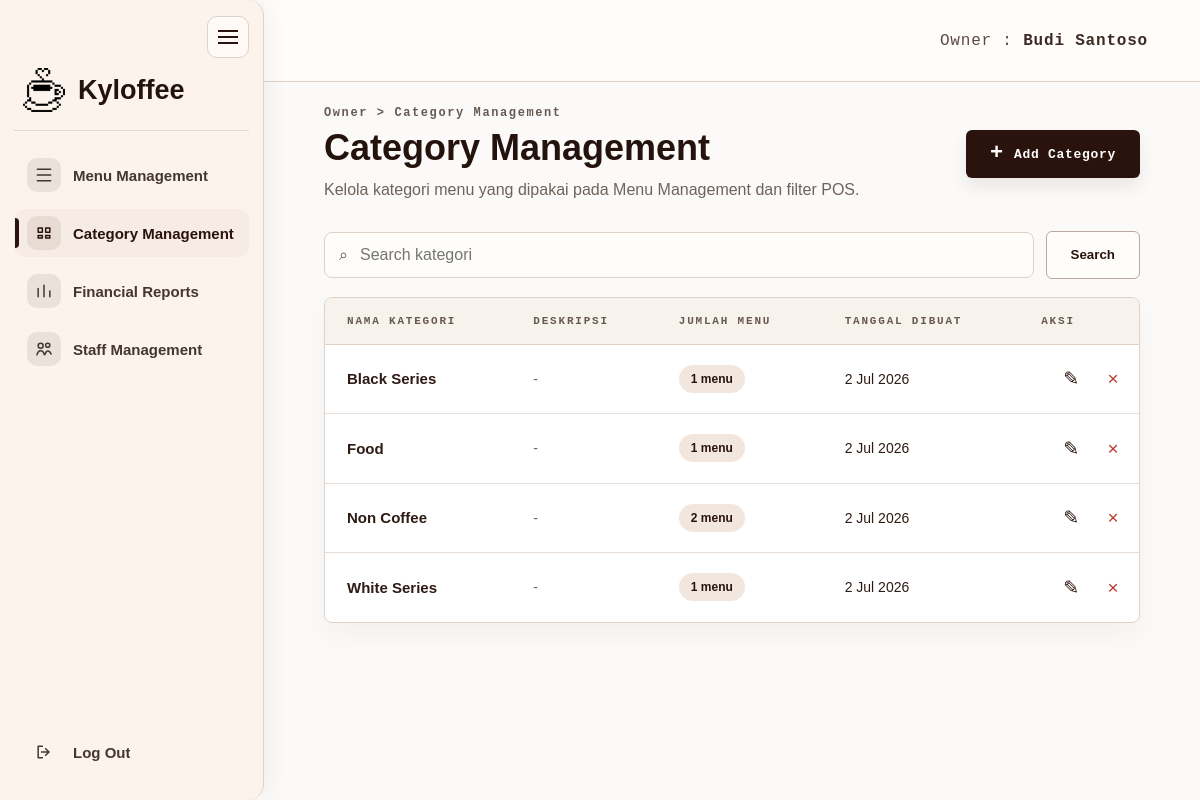
Page /owner/categories (signed in) on the committed database.
### tables this page shows
CREATE TABLE categories (
                id INTEGER PRIMARY KEY AUTOINCREMENT,
                name TEXT NOT NULL,
                name_key TEXT NOT NULL UNIQUE,
                description TEXT,
                created_at TIMESTAMP DEFAULT CURRENT_TIMESTAMP,
                updated_at TIMESTAMP DEFAULT CURRENT_TIMESTAMP
            );

### app.py (the view, shortened to what this page needs)
@app.route("/owner/categories", methods=["GET", "POST"])
@owner_required
def owner_categories():
    init_menu_table()
    return render_owner_categories()

### app.py (called while the page is built, shortened)
def get_db():
    global REMOTE_DB_FAILED
    if "db" not in g:
        should_try_mysql = DB_USE_MYSQL and not (REMOTE_DB_FAILED and DB_FALLBACK_SQLITE)
        sqlite_conn = sqlite3.connect(DATABASE)
        sqlite_conn.row_factory = sqlite3.Row
        g.db = DatabaseConnection(sqlite_conn, is_mysql=False)
    return g.db

def execute_commit(query, params=()):
    db = get_db()
    try:
        cursor = db.execute(query, params)
        db.commit()
        app.logger.debug("DB commit successful: %s", query)
        return cursor
    except Exception:
        db.rollback()
        app.logger.exception("DB write failed and rollback executed.")
        raise

def execute_script_commit(script):
    db = get_db()
    try:
        db.executescript(script)
        db.commit()
        app.logger.debug("DB script commit successful.")
    except Exception:
        db.rollback()
        app.logger.exception("DB schema change failed and rollback executed.")
        raise

def fetch_all_dict(cursor):
    rows = cursor.fetchall()
    if not rows:
        return []
    if isinstance(rows[0], dict):
        return rows
    columns = [col[0] for col in cursor.description]
    return [dict(zip(columns, row)) for row in rows]

def normalize_category_name(value):
    return " ".join(str(value or "").strip().split())

@app.template_global()
def category_key(category):
    return normalize_category_name(category).lower()

def get_table_columns(table_name):
    db = get_db()
    cursor = db.cursor()
    if db.is_mysql:
        cursor.execute(f"SHOW COLUMNS FROM {table_name}")
        fetched = cursor.fetchall()
        return {row["Field"] if isinstance(row, dict) else row[0] for row in fetched}
    cursor.execute(f"PRAGMA table_info({table_name})")
    return {row[1] for row in cursor.fetchall()}

def table_exists(table_name):
    db = get_db()
    if db.is_mysql:
        cursor = db.execute("SHOW TABLES LIKE ?", (table_name,))
    else:
        cursor = db.execute(
            "SELECT name FROM sqlite_master WHERE type = 'table' AND name = ?",
            (table_name,),
        )
    return cursor.fetchone() is not None

def get_category_by_id(category_id):
    try:
        category_id = int(category_id)
    except (TypeError, ValueError):
        return None
    if category_id < 1:
        return None
    return get_db().execute("SELECT * FROM categories WHERE id = ?", (category_id,)).fetchone()

    def cursor(self):
        return self.conn.cursor()

### templates/owner_categories.html (shortened to what this page needs)
<!DOCTYPE html>
<html lang="id">
<head>
    <link rel="stylesheet" href="{{ url_for('static', filename='css/owner_shell.css') }}">
    <link rel="stylesheet" href="{{ url_for('static', filename='css/owner_menu.css') }}">
</head>
<body>
    <div class="owner-page">
        {% include 'partials/owner_sidebar.html' %}
        <main class="owner-main">
            <header class="owner-topbar">
                <div class="owner-identity">Owner : <strong>{{ owner_name }}</strong></div>
            </header>
            <section class="owner-content owner-content--categories">
                <div class="page-heading page-heading--row category-heading">
                    <div>
                        <p class="breadcrumb">Owner &gt; Category Management</p>
                        <h1>Category Management</h1>
                        <p class="page-subtitle">Kelola kategori menu yang dipakai pada Menu Management dan filter POS.</p>
                    </div>
                    <button type="button" class="primary-button category-add-button" data-open-category-modal data-mode="create">
                        <span>+</span>
                        Add Category
                    </button>
                </div>
                <form action="{{ url_for('owner_categories') }}" method="GET" class="category-toolbar">
                    <label class="category-search" for="categorySearch">
                        <span aria-hidden="true">&#8981;</span>
                        <input id="categorySearch" type="search" name="q" value="{{ search }}" placeholder="Search kategori" aria-label="Search kategori">
                    </label>
                    <button type="submit" class="secondary-button">Search</button>
                </form>
                <section class="menu-table-card category-table-card" aria-label="Daftar kategori menu Kyloffee">
                    <div class="table-responsive">
                        <table class="menu-table category-table">
                            <thead>
                                <tr>
                                    <th>Nama Kategori</th>
                                    <th>Deskripsi</th>
                                    <th>Jumlah Menu</th>
                                    <th>Tanggal Dibuat</th>
                                    <th>Aksi</th>
                                </tr>
                            </thead>
                            <tbody>
                                {% if categories %}
                                    {% for category in categories %}
                                        <tr>
                                            <td>
                                                <strong>{{ category.name }}</strong>
                                            </td>
                                            <td class="category-description">
                                                {{ category.description if category.description else '-' }}
                                            </td>
                                            <td>
                                                <span class="category-count">{{ category.menu_count }} menu</span>
                                            </td>
                                            <td>{{ category.created_label }}</td>
                                            <td class="action-cell">
                                                <button
                                                    type="button"
                                                    class="icon-button"
                                                    title="Edit kategori"
                                                    data-open-category-modal
                                                    data-mode="edit"
                                                    data-id="{{ category.id }}"
                                                    data-name="{{ category.name }}"
                                                    data-description="{{ category.description }}"
                                                >
                                                    &#9998;
                                                </button>
                                                <form action="{{ url_for('owner_category_delete', category_id=category.id) }}" method="POST" class="delete-menu-form">
                                                    <button
                                                        type="submit"
                                                        class="icon-button icon-button--danger"
                                                        title="Hapus kategori"
                                                        onclick="return confirm('Hapus kategori ini?')"
                                                    >
                                                        &times;
                                                    </button>
                                                </form>
                                            </td>
                                        </tr>
                                    {% endfor %}
                                {% endif %}
                            </tbody>
                        </table>
                    </div>
                </section>
            </section>
        </main>
        {% set modal_mode = category_form.get('mode', 'create') %}
        {% set is_modal_open = category_form.get('mode') %}
        {% set is_edit_mode = modal_mode == 'edit' %}
    </div>
</body>
</html>

### static/css/owner_shell.css (style rules this page uses)
:root { --kyloffee-brown: #2a130d; --kyloffee-brown-2: #3a2118; --kyloffee-cream: #fbf3ec; --kyloffee-soft: #faf8f5; --kyloffee-line: #ded1c8; --kyloffee-muted: #6f625c; --kyloffee-text: #24120c; --kyloffee-white: #ffffff; --kyloffee-danger: #b83a2f; --kyloffee-success: #2f7d4f; --sidebar-expanded-width: 264px; --sidebar-collapsed-width: 80px; --sidebar-width: var(--sidebar-expanded-width); --topbar-height: 82px; }
* { box-sizing: border-box; }
html, body { min-height: 100%; }
body { margin: 0; background: #fbfaf8; color: var(--kyloffee-text); font-family: Arial, Helvetica, sans-serif; }
.owner-page { --current-sidebar-width: var(--sidebar-expanded-width); min-height: 100vh; display: flex; align-items: stretch; overflow-x: hidden; }
.owner-main { flex: 1 1 auto; width: auto; min-width: 0; min-height: 100vh; }
.owner-topbar { height: var(--topbar-height); display: flex; align-items: center; justify-content: flex-end; padding: 0 52px; background: rgba(255, 252, 249, 0.94); border-bottom: 1px solid var(--kyloffee-line); }
.owner-identity { font-family: "Courier New", monospace; font-size: 16px; letter-spacing: 0.8px; color: #5b4b45; white-space: nowrap; }
.owner-identity strong { color: #3b2b25; font-weight: 700; }
.owner-content { padding: 24px clamp(28px, 5vw, 72px) 64px; }
.breadcrumb { margin: 0 0 9px; font-family: "Courier New", monospace; font-size: 12px; font-weight: 700; letter-spacing: 1.6px; color: #665a54; }
.page-heading { margin-bottom: 28px; }
.page-heading--row { display: flex; align-items: flex-start; justify-content: space-between; gap: 28px; }
.page-heading h1 { margin: 0 0 11px; font-size: clamp(28px, 3vw, 38px); line-height: 1.05; letter-spacing: 0; }
.page-subtitle { margin: 0; max-width: 720px; color: var(--kyloffee-muted); font-size: 16px; line-height: 1.55; }
.primary-button, .submit-button, .secondary-button { height: 48px; display: inline-flex; align-items: center; justify-content: center; gap: 10px; border-radius: 6px; border: 1px solid transparent; padding: 0 24px; font-weight: 800; text-decoration: none; cursor: pointer; }
.primary-button, .submit-button { background: var(--kyloffee-brown); color: #fff; box-shadow: 0 9px 18px rgba(42, 19, 13, 0.08); }
.primary-button { margin-top: 28px; font-family: "Courier New", monospace; font-size: 13px; letter-spacing: 0.7px; }
.primary-button span { font-size: 22px; line-height: 1; }
.secondary-button { background: #fffdfa; color: var(--kyloffee-brown); border-color: #b9aaa1; }

### rows in the picture
categories: name "Black Series", description "-", menu_count "1", created_label "2 Jul 2026"
categories: name "Food", description "-", menu_count "1", created_label "2 Jul 2026"
categories: name "Non Coffee", description "-", menu_count "2", created_label "2 Jul 2026"
categories: name "White Series", description "-", menu_count "1", created_label "2 Jul 2026"

### other values in the picture
{{ owner_name }} "Budi Santoso"
